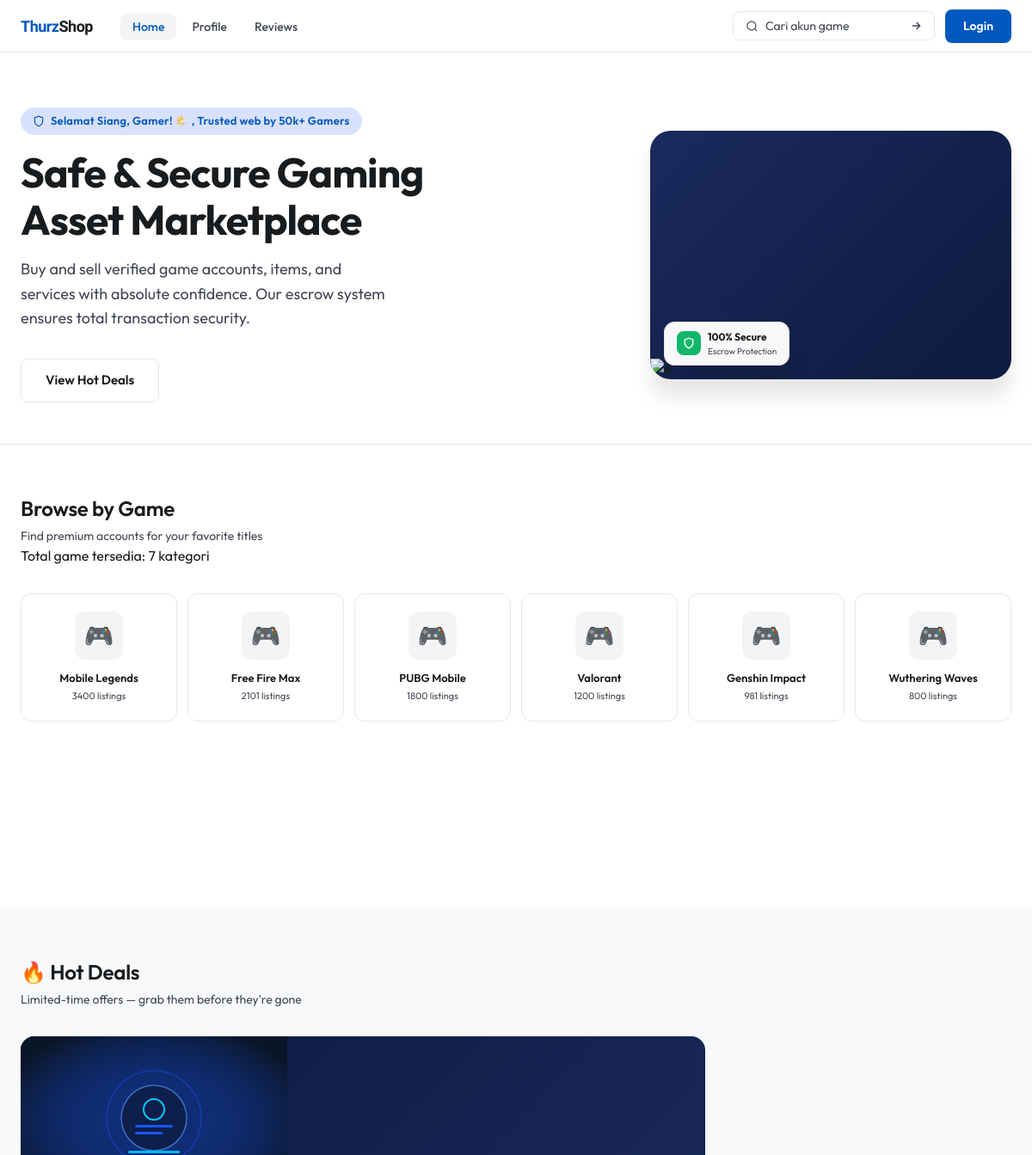
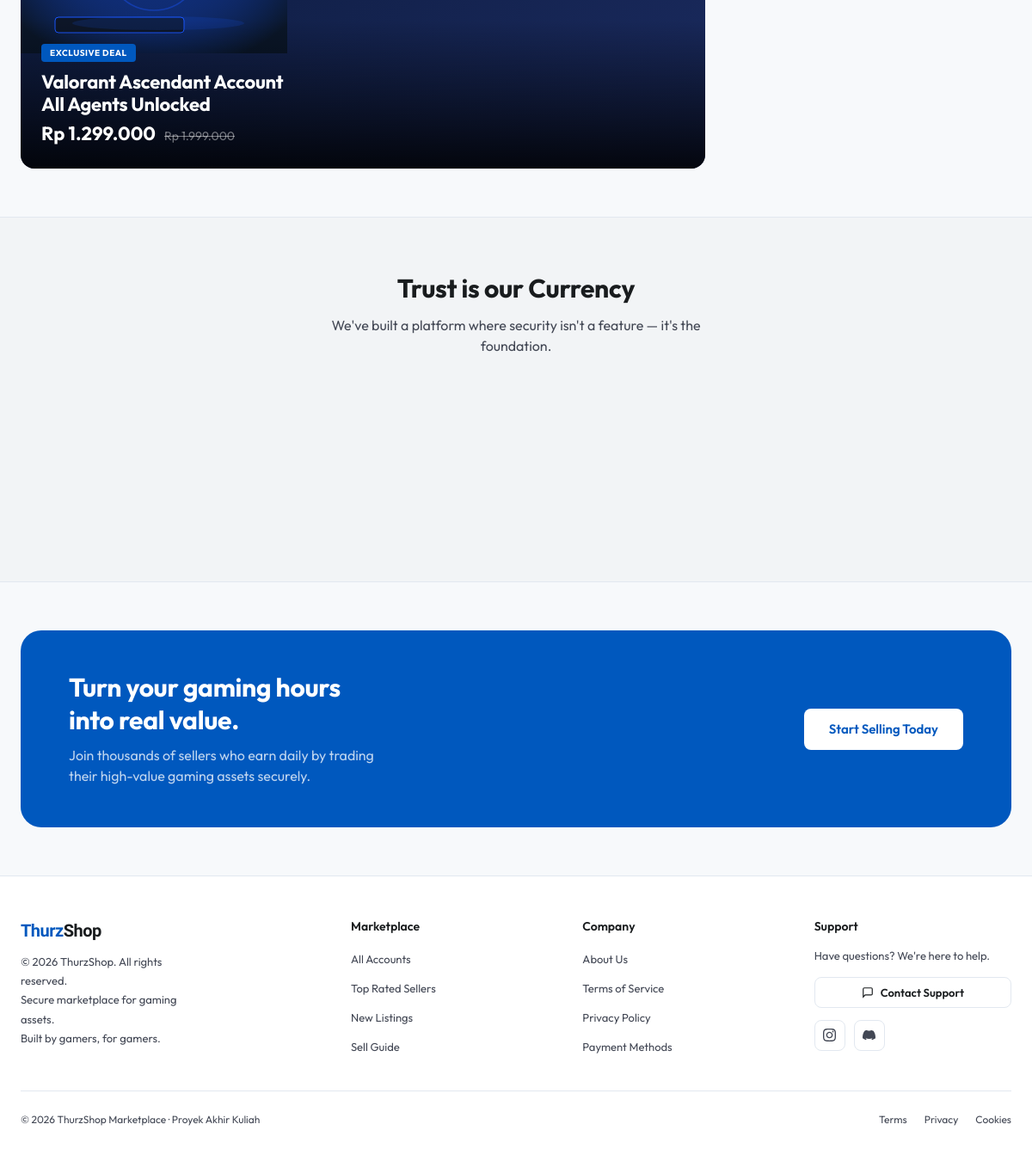
The page / on the database its author committed (2 pictures, top to bottom).
### tables this page shows
CREATE TABLE `games` (
  `id` int(11) NOT NULL,
  `name` varchar(100) NOT NULL,
  `image_url` text NOT NULL,
  `genre` varchar(50) NOT NULL,
  `platform` varchar(50) NOT NULL,
  `listing_count` int(11) NOT NULL DEFAULT 0,
  `created_at` timestamp NOT NULL DEFAULT current_timestamp()
);

### index.php (the view, shortened to what this page needs)
<?php
include 'includes/header.php';
$hour = (int) date("H");
if ($hour >= 5 && $hour < 12) {
    $greeting    = "Selamat Pagi, Gamer! ☀️";
} elseif ($hour >= 12 && $hour < 18) {
    $greeting    = "Selamat Siang, Gamer! 🌤️";
} else {
    $greeting    = "Selamat Malam, Gamer! 🌙";
}
?>
<section style="background: var(--white); border-bottom: 1px solid var(--border);">
  <div class="hero">
    <div class="hero-left">
      <div class="hero-badge">
        <svg width="14" height="14" fill="none" stroke="currentColor" stroke-width="2" viewBox="0 0 24 24">
          <path d="M12 22s8-4 8-10V5l-8-3-8 3v7c0 6 8 10 8 10z"/>
        </svg>
        <?php echo $greeting; ?> , Trusted web by 50k+ Gamers
      </div>
      <h1>Safe &amp; Secure Gaming<br/>Asset Marketplace</h1>
      <p>Buy and sell verified game accounts, items, and services with absolute confidence. Our escrow system ensures total transaction security.</p>
      <div class="hero-btns">
        <a href="#hot-deals" class="btn-ghost-lg">View Hot Deals</a>
      </div>
    </div>
    <div class="hero-card">
      <img src="https://i.pinimg.com/736x/27/ff/b3/27ffb3a31d27a69fd736062f18f9965e.jpg" alt="#">
      <div class="secure-badge">
        <div class="secure-badge-icon">
          <svg width="14" height="14" fill="none" stroke="white" stroke-width="2.5" viewBox="0 0 24 24">
            <path d="M12 22s8-4 8-10V5l-8-3-8 3v7c0 6 8 10 8 10z"/>
          </svg>
        </div>
        <div>
          <div class="secure-badge-text">100% Secure</div>
          <div class="secure-badge-sub">Escrow Protection</div>
        </div>
      </div>
    </div>
  </div>
</section>
<?php
    include 'includes/db.php';
    $games = mysqli_query($conn, "SELECT * FROM games ORDER BY listing_count DESC");
?>
<div style="background: var(--white);">
  <div class="section">
    <div class="section-header">
      <div>
        <div class="section-title">Browse by Game</div>
        <div class="section-sub">Find premium accounts for your favorite titles</div>
        <div class="category-count">Total game tersedia: <?php echo mysqli_num_rows($games); ?> kategori</div>
      </div>
    </div>
    <div class="games-grid">
      <?php foreach ($games as $game): ?>
      <div class="game-card">
        <div class="game-icon">
          <span style="display:none; width:56px; height:56px; font-size:28px; align-items:center; justify-content:center;">🎮</span>
        </div>
        <div class="game-name"><?php echo htmlspecialchars($game['name']); ?></div>
        <div class="game-count"><?php echo $game['listing_count']; ?> listings</div>
      </div>
      <?php endforeach; ?>
    </div>
  </div>
</div>
<div id="hot-deals" style="background: var(--bg);">
  <div class="section">
    <div class="section-header">
      <div>
        <div class="section-title">🔥 Hot Deals</div>
        <div class="section-sub">Limited-time offers — grab them before they're gone</div>
      </div>
    </div>
    <div class="deals-grid">
      <div class="deal-featured">
        <div class="deal-featured-img">
        </div>
        <div class="deal-featured-content">
          <div class="deal-tag">Exclusive Deal</div>
          <div class="deal-featured-title">Valorant Ascendant Account<br/>All Agents Unlocked</div>
          <div class="deal-price">
            <span class="deal-price-main">Rp 1.299.000</span>
            <span class="deal-price-old">Rp 1.999.000</span>
          </div>
        </div>
      </div>
      <div class="deal-list">
      </div>
    </div>
  </div>
</div>
<div class="trust-section">
  <div class="trust-inner">
    <h2>Trust is our Currency</h2>
    <p>We've built a platform where security isn't a feature — it's the foundation.</p>
    <div class="trust-grid">
    </div>
  </div>
</div>
<div class="cta-section">
  <div class="cta-inner">
    <div class="cta-text">
      <h2>Turn your gaming hours<br/>into real value.</h2>
      <p>Join thousands of sellers who earn daily by trading their high-value gaming assets securely.</p>
    </div>
    <a href="pages/register.php" class="btn-white">Start Selling Today</a>
  </div>
</div>
<?php include 'includes/footer.php'; ?>

### rows shown on the page
games: name "Mobile Legends", listing_count "3400"
games: name "Free Fire Max", listing_count "2101"
games: name "PUBG Mobile", listing_count "1800"
games: name "Valorant", listing_count "1200"
games: name "Genshin Impact", listing_count "981"
games: name "Wuthering Waves", listing_count "800"

### other values the page prints
$greeting "Selamat Siang, Gamer! 🌤️"
mysqli_num_rows($games) "7"
